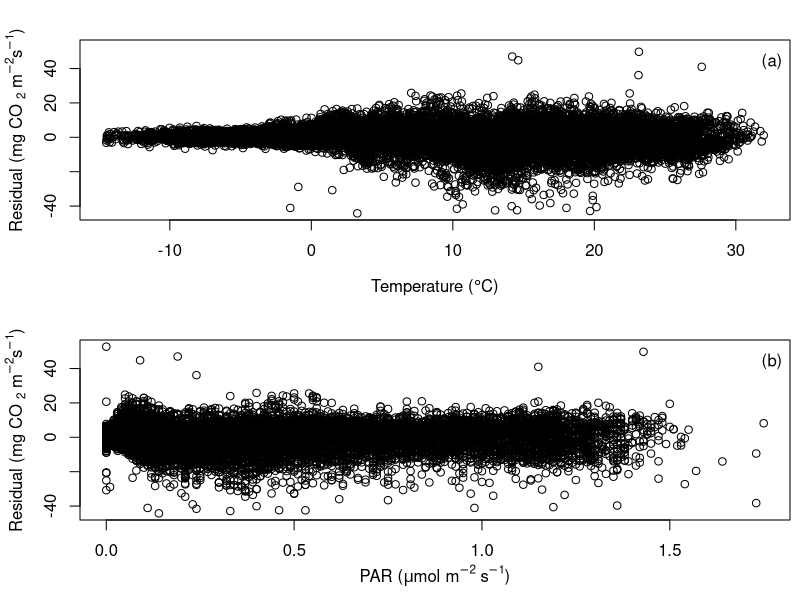

The R source for this figure:
setwd('input/')
datafile<-read.table("Fig_4_and_5_testing.txt", header=TRUE)

colnames(datafile)

# please note that the excat time might be off 
# since we have estimated the time such that all measurements (app. 180) appear regularly throughout the day 
time<-strptime(datafile$time, format="%X")
meas<-datafile$p_meas  ## measured photosynthesis (mg CO2 m-2 s-1)
pred<-datafile$p_pred  ## predicted photosynthesis (mg CO2 m-2 s-1)
PAR<-datafile$PAR  ## Photosyntheticall active radiation (umol m-2 s-1)
Temperature<-datafile$Temp  ## Air tempetature (oC)
Residual<-datafile$Residual  ## Difference between measured and modelled (mg CO2 m-2 s-1)

par(mfrow=c(2, 1))
par(mar = c(4, 4, 2, 0), oma = c(0, 0, 0, 0.5))  # Marginaalien asetuksia

plot(y=Residual, x=Temperature, xlab=expression(paste("Temperature (",degree,"C)", sep="")),ylab="")
mtext(expression('Residual (mg CO '[2]*' m'^-2*'s'^-1*')'),side=2, line=2.5)
# mtext(expression('Temperature ('^o*'C)'),side=1, line=2.5)
legend("topright", "(a)", bty = "n")

plot(y=Residual, x=PAR, xlab="",ylab="")
mtext(expression('Residual (mg CO '[2]*' m'^-2*'s'^-1*')'),side=2, line=2.5)
mtext(expression(paste('PAR (',mu,'mol m'^-2*' s'^-1*')'), sep=""),side=1, line=2.5)
legend("topright", "(b)", bty = "n")
